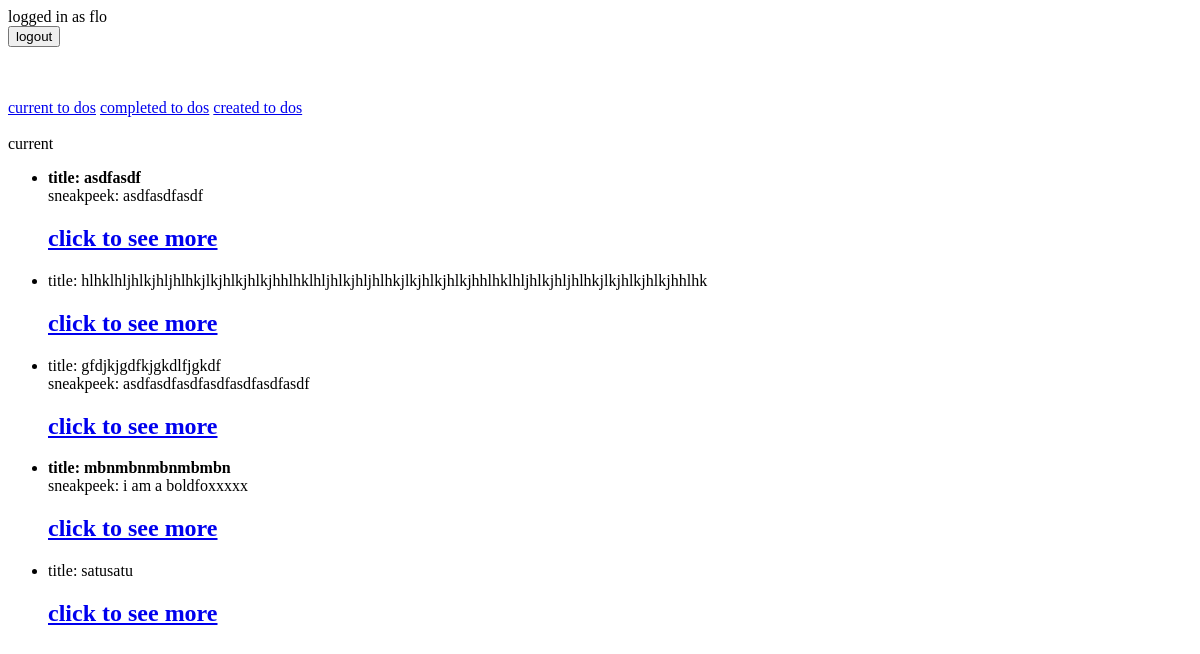
The page /current/ (signed in) on the database as committed earlier.
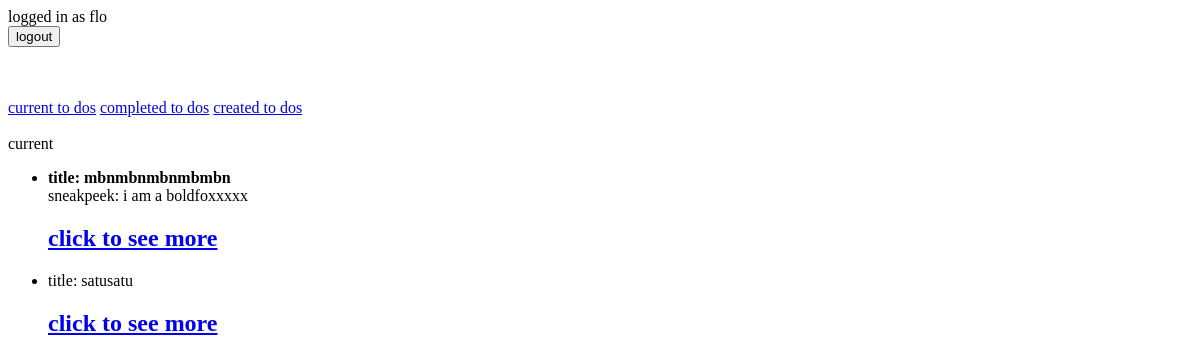
The same page on the database as committed later.
### todo/models.py (models this page shows, shortened)
class ProjectTodoWooFlo(models.Model):
    title = models.CharField(max_length=100, blank=True)
    description = models.CharField(max_length=250)
    image = models.ImageField(upload_to='todo/images/')
    url = models.URLField(blank=True)
    memo_box = models.TextField(blank=True)
    user_email = models.EmailField(max_length=250)
    memo_created_date = models.DateTimeField(auto_now_add=True)
    memo_complete_date = models.DateTimeField(null=True)
    important = models.BooleanField(default=False)
    user = models.ForeignKey(User, on_delete=models.CASCADE)

### todo/views.py (the view)
# urls.py: path('current/', views.currenttodos, name='currenttodos'),
@login_required
def currenttodos(request):
    todos = ProjectTodoWooFlo.objects.filter(user=request.user, memo_complete_date__isnull=True)
    return render(request, 'todo/currenttodos.html',{'todos':todos})

### todo/templates/todo/currenttodos.html
{% extends 'todo/base.html' %}
{% block content %}
current
<ul>
    {% for todo in todos %}
    <li>
        {% if todo.important %}
            <b>
        {% endif %}
        title: {{ todo.title }}</b>
        {% if todo.memo_box %}
        <br/> sneakpeek: {{ todo.memo_box }}
        {% endif %}
        <a href="{% url 'viewtodo' todo.id %}"><h2>click to see more</h2></a>
    </li>
    {% endfor %}
</ul>
{% endblock %}

Rows that differ between the two databases and show on the page:
no longer on this page (row edited): ProjectTodoWooFlo: title "asdfasdf", memo_box "asdfasdfasdf"
no longer on this page (row edited): ProjectTodoWooFlo: title "hlhklhljhlkjhljhlhkjlkjhlkjhlkjhhlhklhljhlkjhljhlhkjlkjhlkjhlkjhhlhklhljhlkjhljhlhkjlkjhlkjhlkjhhlhk"
no longer on this page (row edited): ProjectTodoWooFlo: title "gfdjkjgdfkjgkdlfjgkdf", memo_box "asdfasdfasdfasdfasdfasdfasdf"
